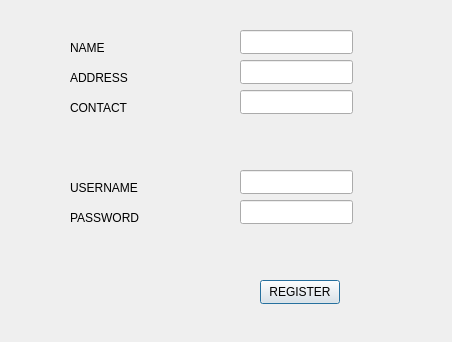
<?xml version="1.0" encoding="UTF-8"?>
<ui version="4.0">
 <class>customerregistration</class>
 <widget class="QDialog" name="customerregistration">
  <property name="geometry">
   <rect>
    <x>0</x>
    <y>0</y>
    <width>452</width>
    <height>342</height>
   </rect>
  </property>
  <property name="windowTitle">
   <string>Dialog</string>
  </property>
  <widget class="QLabel" name="namelabel">
   <property name="geometry">
    <rect>
     <x>70</x>
     <y>40</y>
     <width>71</width>
     <height>16</height>
    </rect>
   </property>
   <property name="text">
    <string>NAME</string>
   </property>
  </widget>
  <widget class="QLabel" name="usernamelabell">
   <property name="geometry">
    <rect>
     <x>70</x>
     <y>180</y>
     <width>71</width>
     <height>16</height>
    </rect>
   </property>
   <property name="text">
    <string>USERNAME</string>
   </property>
  </widget>
  <widget class="QLabel" name="passwordlabel">
   <property name="geometry">
    <rect>
     <x>70</x>
     <y>210</y>
     <width>71</width>
     <height>16</height>
    </rect>
   </property>
   <property name="text">
    <string>PASSWORD</string>
   </property>
  </widget>
  <widget class="QLabel" name="addresslabel">
   <property name="geometry">
    <rect>
     <x>70</x>
     <y>70</y>
     <width>61</width>
     <height>16</height>
    </rect>
   </property>
   <property name="text">
    <string>ADDRESS</string>
   </property>
  </widget>
  <widget class="QLabel" name="contactlabel">
   <property name="geometry">
    <rect>
     <x>70</x>
     <y>100</y>
     <width>61</width>
     <height>16</height>
    </rect>
   </property>
   <property name="text">
    <string>CONTACT</string>
   </property>
  </widget>
  <widget class="QLineEdit" name="inputname">
   <property name="geometry">
    <rect>
     <x>240</x>
     <y>30</y>
     <width>113</width>
     <height>24</height>
    </rect>
   </property>
  </widget>
  <widget class="QLineEdit" name="inputaddress">
   <property name="geometry">
    <rect>
     <x>240</x>
     <y>60</y>
     <width>113</width>
     <height>24</height>
    </rect>
   </property>
  </widget>
  <widget class="QLineEdit" name="inputcontact">
   <property name="geometry">
    <rect>
     <x>240</x>
     <y>90</y>
     <width>113</width>
     <height>24</height>
    </rect>
   </property>
  </widget>
  <widget class="QLineEdit" name="inputusername">
   <property name="geometry">
    <rect>
     <x>240</x>
     <y>170</y>
     <width>113</width>
     <height>24</height>
    </rect>
   </property>
  </widget>
  <widget class="QLineEdit" name="inputpassword">
   <property name="geometry">
    <rect>
     <x>240</x>
     <y>200</y>
     <width>113</width>
     <height>24</height>
    </rect>
   </property>
  </widget>
  <widget class="QPushButton" name="registerbutton">
   <property name="geometry">
    <rect>
     <x>260</x>
     <y>280</y>
     <width>80</width>
     <height>24</height>
    </rect>
   </property>
   <property name="text">
    <string>REGISTER</string>
   </property>
  </widget>
 </widget>
 <resources/>
 <connections/>
</ui>
